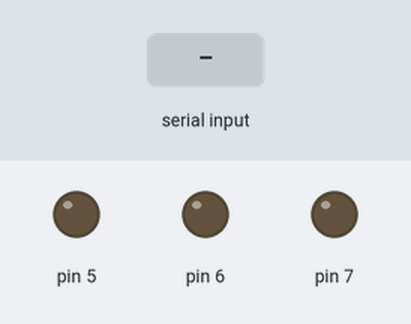
The sketch below on a simulated Arduino Uno, built with avr-gcc and run on an emulated ATmega328P. Parts: output pins drawn as LEDs (lit = HIGH). Inputs (shaded band) come from the test bench.

Above: at 1.2 s.
1.3 s: "1" received over the second serial link
At 2.1 s:
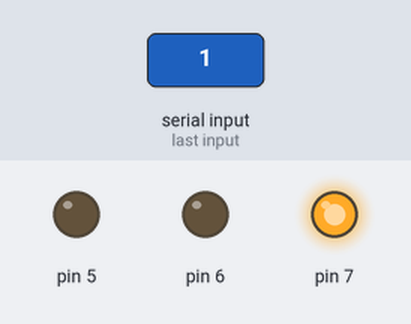
2.8 s: "3" received over the second serial link
At 3.3 s:
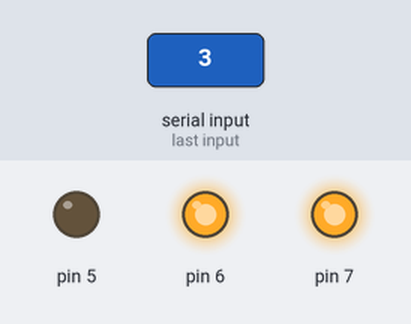
4.3 s: "2" received over the second serial link
At 5.5 s:
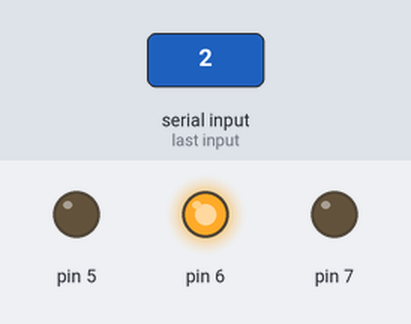
5.8 s: "5" received over the second serial link
At 6.7 s:
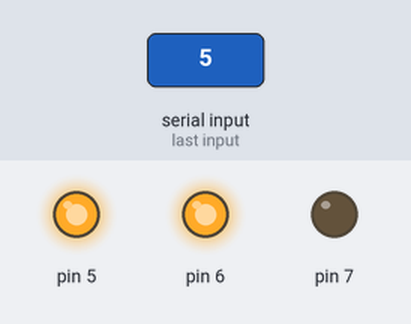
7.3 s: "4" received over the second serial link
At 7.9 s:
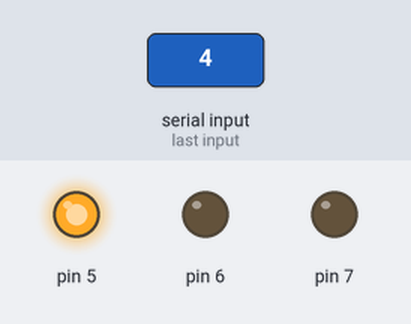
8.8 s: "6" received over the second serial link
At 10.2 s:
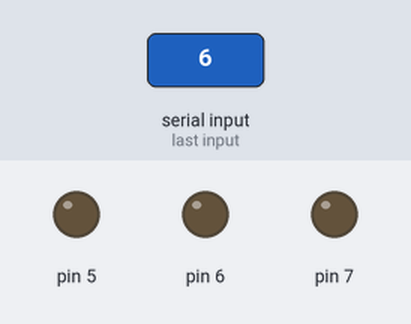
Timing chart, 0 to 11.3 s (numbered marks = the images above; inputs shaded):
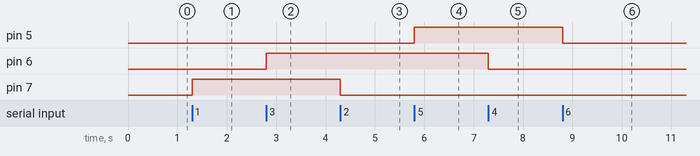

The sketch:

sketch_oct05a.ino
```cpp
// MD Harrington simple code to turn leds of on via bluetooth

#include <SoftwareSerial.h>
SoftwareSerial BTserial(10, 11); // RX | TX
// Connect the HC-05 TX to Arduino pin 10 RX.
// Connect the HC-05 RX to Arduino pin 11 TX
char c = ' ';

void setup()
{

  pinMode(7, OUTPUT);
  pinMode(6, OUTPUT);
  pinMode(5, OUTPUT);

  // HC-05 default serial speed for commincation mode is 9600
  BTserial.begin(9600);


}

void loop()
{


  // Keep reading from HC-05 and send to Arduino Serial Monitor
  if (BTserial.available())
  {
    c = BTserial.read();

    if (c == '1')
    {
      digitalWrite(7, HIGH);

    }

    if (c == '2')
    {
      digitalWrite(7, LOW);

    }

    if (c == '3')
    {
      digitalWrite(6, HIGH);

    }

    if (c == '4')
    {
          digitalWrite(6, LOW);

    }

     if (c == '5')
    {
          digitalWrite(5, HIGH);

    }

    if (c == '6')
    {
          digitalWrite(5, LOW);

    }


  }


}
```

Measured:
- after the input at 1.3 s, pin 7: LOW → HIGH at once
- after the input at 2.8 s, pin 6: LOW → HIGH at once
- after the input at 4.3 s, pin 7: HIGH → LOW at once
- after the input at 5.8 s, pin 5: LOW → HIGH at once
- after the input at 7.3 s, pin 6: HIGH → LOW at once
- after the input at 8.8 s, pin 5: HIGH → LOW at once
